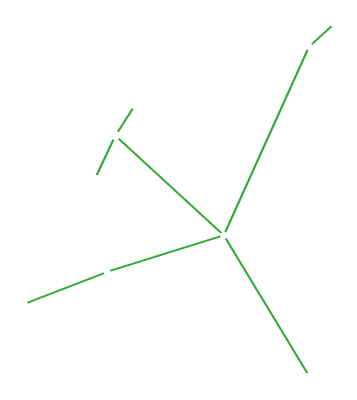
#> input picture participant/patterns/aquila_pattern.png, 357 x 400 px; its folder holds only this picture in this run
$ python q5_hpc.py participant/patterns/aquila_pattern.png
#> lines starting #> are read from the running program, lines starting #| are printed output that depends on the picture; after the words box and inside, x2 and y2 are one past the last pixel; in counts of white or black regions, pixels touching at a corner belong together
### q5_identify.py
"""Stage 2: register the 48 pattern drawings to the candidate star locations.

A similarity transform (with optional reflection) maps a drawing onto the sky.
Its evidence has two parts:

* patch inliers: pattern nodes that land on a candidate location, at most one
  per patch;
* sky support: every node of the real figure is a bright star in the sky image,
  including nodes that were never issued as patches.
"""

from __future__ import annotations

from pathlib import Path

import cv2
import numpy as np
from PIL import Image

CELL = 0.06
MIN_BASE_PX = 60.0


def load_pattern_nodes(path):
    image = np.array(Image.open(path).convert("RGBA"))
#> image is the input picture: shape (400, 357, 4); mean R, G, B, A 2.5, 6.2, 2.6, 3.5
    rgb = image[:, :, :3]
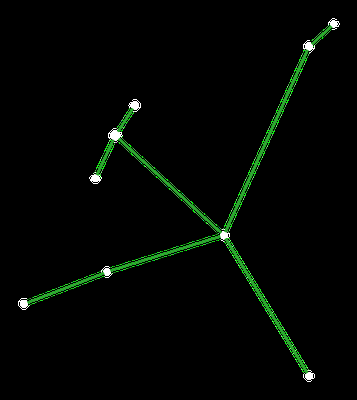
#> rgb: shape (400, 357, 3); mean R, G, B 2.5, 6.2, 2.6
    white = (rgb[:, :, 0] > 200) & (rgb[:, :, 1] > 200) & (rgb[:, :, 2] > 200)
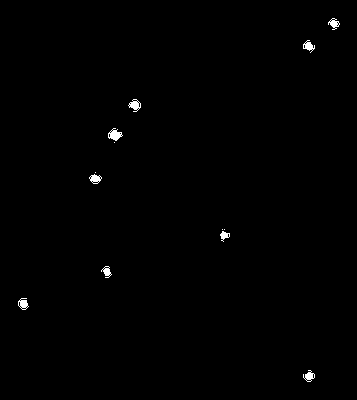
#> white: shape (400, 357) bool; 0.49% white; 13 white regions (4 under 20 px), largest, box (x1, y1, x2, y2) and area: (108, 128, 123, 141) 108, (128, 99, 141, 112) 89, (18, 298, 29, 310) 78
    count, _, stats, centroids = cv2.connectedComponentsWithStats(white.astype(np.uint8), 8)
#> count = 14; stats = 14 rows, first 6: [0, 0, 357, 400, 142105], [328, 18, 12, 12, 70], [303, 40, 12, 13, 76], [128, 99, 13, 13, 89], [108, 128, 15, 13, 108], [114, 142, 1, 1, 1]; centroids = 14 rows, first 8: [178, 199.6], [333.6, 23.2], [308.3, 45.76], [134.6, 104.8], [114.5, 134.4], [114, 142], [95, 172], [94.92, 178.4]
    nodes = [centroids[i] for i in range(1, count) if stats[i, cv2.CC_STAT_AREA] >= 4]
#> nodes = [[333.6, 23.2], [308.3, 45.76], [134.6, 104.8], [114.5, 134.4], [94.92, 178.4], [224, 235.2], [106.4, 271.4], [22.9, 303.4], [308.7, 375.8]]
    return np.asarray(nodes, np.float32).reshape(-1, 2)


def load_patterns(patterns_dir):
    patterns = {}
    for path in sorted(Path(patterns_dir).glob("*_pattern.png")):
        nodes = load_pattern_nodes(path)
        if len(nodes) >= 2:
            patterns[path.stem.replace("_pattern", "")] = nodes
    return patterns


class SkySupport:
    """Percentile of 'brightest star within ~10 px' at any sky location."""

    # [67 lines left out: functions __init__, percentile, _similarity_from_pairs, _fit_similarity_lsq, _match, not called in this run]


class Registrar:
    # [223 lines left out: functions __init__, _build_table, _votes, evaluate, sky_support, best_fit and 2 more, not called in this run]

### q5_hpc.py
"""HPC-scale constellation pipeline.

The 0.306 submission failed because figure placement was proposed only from
NCC peaks. Bright-star patches correlate almost equally at many decoys, so
the true geometry is often never proposed, large drawings win by offering
more targets, and only the top five drawings were verified.

This version spends compute on the things that actually move the Kaggle
score (55% of it is the name + figure recovery):

1. Detect bright stars independently of the patches. Align every one of
   the 48 drawings to those stars (similarity + reflection).
2. Also propose transforms from near-tied patch peaks (the v3 idea).
3. Verify every drawing with per-patch claim maps and a Hungarian
   node/patch assignment. Rank by chance-corrected high-claim excess so
   Hydra/Eridanus cannot win just by being large.
4. When the winner is clear, spare-fill leftover nodes with leftover
   patches. Figure recovery scores predicted points against true figure
   stars, not patch identity, so a point on every node is worth 25%.
5. On HPC (Q5_FINE=1) re-run stage 1 on a 5° × 7-scale grid with 2×
   claim maps. Existing cache_v3 is used otherwise so a laptop can still
   produce a submission.

Environment:
  Q5_WORKERS   process count for the correlation sweep (default: CPU count)
  Q5_FINE      1 = finer search written to cache_hpc/
  Q5_CACHE     override cache directory
"""

from __future__ import annotations

import json
import hashlib
import os
import pickle
import sys
import time
import multiprocessing as mp
from concurrent.futures import ProcessPoolExecutor, as_completed
from pathlib import Path

import cv2
import numpy as np
import pandas as pd
from PIL import Image
from scipy.ndimage import maximum_filter
from scipy.optimize import linear_sum_assignment
from scipy.stats import theilslopes

from q5_constellation import format_row, parse_truth, score_scene
from q5_identify import Registrar, SkySupport, load_patterns
from q5_search import _subpixel, load_gray, rotate_scale
from q5_synth import star_catalog

HERE = Path(__file__).resolve().parent
ROOT = HERE / "participant"

FINE = os.environ.get("Q5_FINE", "0") == "1"
if FINE:
    ANGLES = tuple(range(0, 360, 5))
    SCALES = (0.82, 0.88, 0.94, 1.00, 1.07, 1.14, 1.22)
    DEFAULT_POOL = 2
    DEFAULT_CACHE = HERE / "cache_hpc"
else:
    ANGLES = tuple(range(0, 360, 10))
    SCALES = (0.88, 1.00, 1.14)
    DEFAULT_POOL = 4
    DEFAULT_CACHE = HERE / "cache_v3"

CACHE = Path(os.environ.get("Q5_CACHE", DEFAULT_CACHE))
WORKERS = int(os.environ.get("Q5_WORKERS", os.cpu_count() or 4))
KEEP = 24
PER_ANGLE = 6
MERGE_PX = 12.0

PARAMS = dict(
    tie_gap=0.04,
    max_alternatives=12,
    min_ncc_for_fit=0.50,
    bright_pct=0.75,
    min_base_px=50.0,
    max_stars=120,
    max_star_bases=800,
    max_node_pairs=24,
    keep_transforms=24,
    claim_radius=2,
    claim_min=0.68,
    quick_level=0.82,
    rule="excess",
    select="residual",
    high=0.88,
    present_ncc=0.90,
    moderate_ncc=0.55,
    moderate_margin=0.04,
    spare_fill=True,
    spare_min=0.62,
    min_figure_claims=3,
    win_margin=0.4,
)


# ---------------------------------------------------------------------------
# Stage 1 — correlation sweep + claim maps
# ---------------------------------------------------------------------------

# [31 lines left out: function search_patch, not called in this run]


_SKY = None
_ANGLES = ANGLES
_SCALES = SCALES
_POOL = DEFAULT_POOL


# [7 lines left out: function _init, not called in this run]


def _work(query):
    return search_patch(_SKY, query, _ANGLES, _SCALES, _POOL)


def infer_pool(maps, sky_shape):
    resp_h = max(int(sky_shape[0]) - 31, 1)
    return max(1, int(round(resp_h / maps.shape[1])))


# [63 lines left out: functions resolve_cache, search_folder, search_scene, not called in this run]


# ---------------------------------------------------------------------------
# Stage 2 — propose from stars + patches, verify every drawing
# ---------------------------------------------------------------------------

class Claims:
    # [19 lines left out: functions __init__, cells, not called in this run]

    def best_at(self, xy):
        i, j, inside = self.cells(xy)
        return np.where(inside, self.best[i, j], -1.0)

    # [270 lines left out: functions matrix, candidate_cloud, bright_stars, _pair_proposals, propose_from_patches, propose_from_stars and 9 more, not called in this run]


# ---------------------------------------------------------------------------
# I/O, evaluation, submission
# ---------------------------------------------------------------------------

def load_sky(scene_dir):
    scene_dir = Path(scene_dir)
    return np.array(Image.open(scene_dir / f"{scene_dir.name}_image.png").convert("L"))


def load_queries(scene_dir, names):
    return [np.array(Image.open(Path(scene_dir) / "patches" / f"{n}.png").convert("L")) for n in names]


# [17 lines left out: function labelled_scenes, not called in this run]


def validation_scenes():
    sample = pd.read_csv(ROOT / "sample_submission.csv")
    return [(f"val_{r['Id']}", ROOT / "validation" / r["Id"], int(r["n_patches"])) for _, r in sample.iterrows()]


# [229 lines left out: functions prepare, score_prepared, validate_caches, smoke, _atomic_json, _run_signature and 4 more, not called in this run]


if __name__ == "__main__":
    args = set(sys.argv[1:])
    patterns = load_patterns(ROOT / "patterns")
#> patterns = 1 item
    if "--search-all" in args or "--all" in args:
        search_missing(patterns)
    if "--sweep" in args or "--all" in args:
        cfg, prep = sweep(patterns, labelled_scenes())
        PARAMS.update(cfg)
        rows = score_prepared(prep, dict(PARAMS), verbose=True)
        print("mean", np.mean([m["total"] for _, m, _ in rows]), flush=True)
    elif "--eval" in args:
        prep = prepare(labelled_scenes(), patterns)
        rows = score_prepared(prep, verbose=True)
        print("mean", np.mean([m["total"] for _, m, _ in rows]), flush=True)
    if "--smoke" in args or "--submit" in args or "--all" in args:
        print("using", PARAMS, flush=True)
        if "--smoke" in args and "--submit" not in args and "--all" not in args:
            smoke()
        else:
            write_submission(patterns, HERE / "submission_hpc.csv")
    if not args:
        print("usage: q5_hpc.py [--search-all] [--eval] [--sweep] [--submit] [--all]", flush=True)
        print(f"Q5_FINE={int(FINE)} Q5_WORKERS={WORKERS} CACHE={CACHE}", flush=True)

$ run again, on participant/patterns/bootes_pattern.png
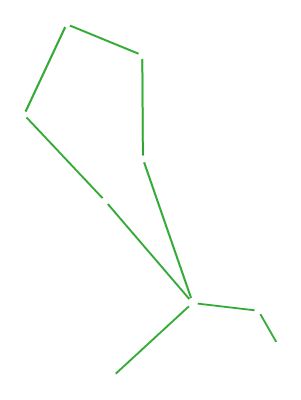
#> input picture participant/patterns/bootes_pattern.png, 301 x 400 px
#> in load_pattern_nodes, image is the input picture: shape (400, 301, 4); mean R, G, B, A 3, 7.5, 3.1, 4.4
#> in load_pattern_nodes, `rgb = image[:, :, :3]`:
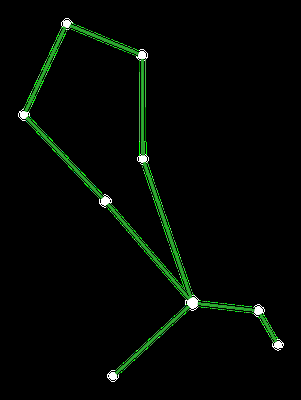
#> rgb: shape (400, 301, 3); mean R, G, B 3, 7.5, 3.1
#> in load_pattern_nodes, `white = (rgb[:, :, 0] > 200) & (rgb[:, :, 1] > 200) & (rgb[:, :, 2] > ..`:
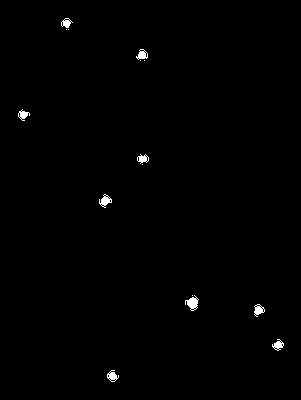
#> white: shape (400, 301) bool; 0.59% white; 15 white regions (6 under 20 px), largest, box (x1, y1, x2, y2) and area: (185, 295, 199, 311) 116, (99, 194, 112, 208) 90, (254, 304, 265, 317) 78
#> count = 16; stats = 16 rows, first 6: [0, 0, 301, 400, 119685], [61, 18, 12, 10, 64], [66, 29, 1, 1, 1], [68, 29, 1, 1, 1], [136, 49, 12, 11, 75], [140, 60, 1, 1, 1]; centroids = 16 rows, first 8: [150, 199.4], [66.03, 22.64], [66, 29], [68, 29], [141.8, 54.49], [140, 60], [144, 60], [22.94, 114.4]
#> in load_pattern_nodes, `nodes = [centroids[i] for i in range(1, count) if stats[i, cv2.CC_STAT..`: nodes = [[66.03, 22.64], [141.8, 54.49], [22.94, 114.4], [142.4, 158.4], [104.8, 200.5], [192.1, 302.7], [258.3, 309.7], [277.8, 344.7], [112.1, 375.7]]
#> patterns = 1 item

$ run again, on participant/patterns/auriga_pattern.png
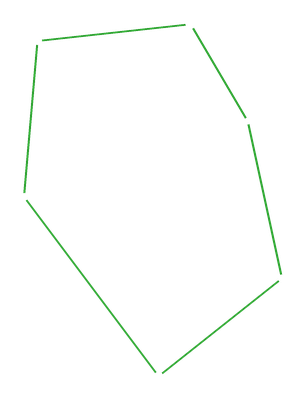
#> input picture participant/patterns/auriga_pattern.png, 305 x 400 px
#> in load_pattern_nodes, image is the input picture: shape (400, 305, 4); mean R, G, B, A 2.9, 7.9, 3, 4.3
#> in load_pattern_nodes, `rgb = image[:, :, :3]`:
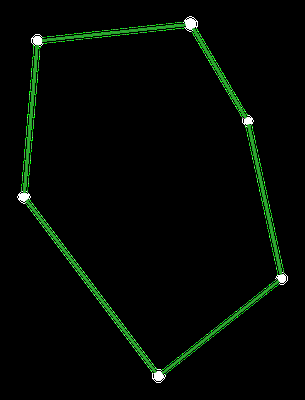
#> rgb: shape (400, 305, 3); mean R, G, B 2.9, 7.9, 3
#> in load_pattern_nodes, `white = (rgb[:, :, 0] > 200) & (rgb[:, :, 1] > 200) & (rgb[:, :, 2] > ..`:
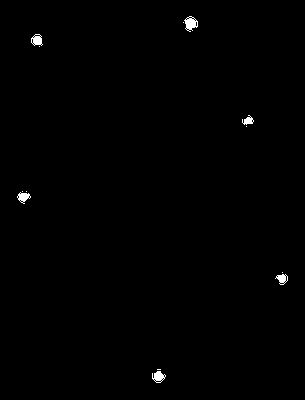
#> white: shape (400, 305) bool; 0.46% white; 13 white regions (7 under 20 px), largest, box (x1, y1, x2, y2) and area: (184, 16, 198, 32) 129, (152, 371, 166, 383) 100, (31, 34, 43, 46) 92, (17, 192, 31, 204) 90, (275, 274, 288, 285) 79, (242, 115, 254, 125) 66
#> count = 14; stats = 14 rows, first 6: [0, 0, 305, 400, 121434], [184, 16, 14, 16, 129], [183, 22, 1, 1, 1], [31, 34, 12, 12, 92], [39, 46, 1, 1, 1], [242, 115, 12, 10, 66]; centroids = 14 rows, first 8: [152, 199.7], [190.4, 23.16], [183, 22], [36.61, 39.73], [39, 46], [247.7, 120.3], [246, 126], [22, 191]
#> in load_pattern_nodes, `nodes = [centroids[i] for i in range(1, count) if stats[i, cv2.CC_STAT..`: nodes = [[190.4, 23.16], [36.61, 39.73], [247.7, 120.3], [23.1, 196.7], [281.7, 278.4], [158.5, 369], [158, 376.3]]
#> patterns = 1 item
